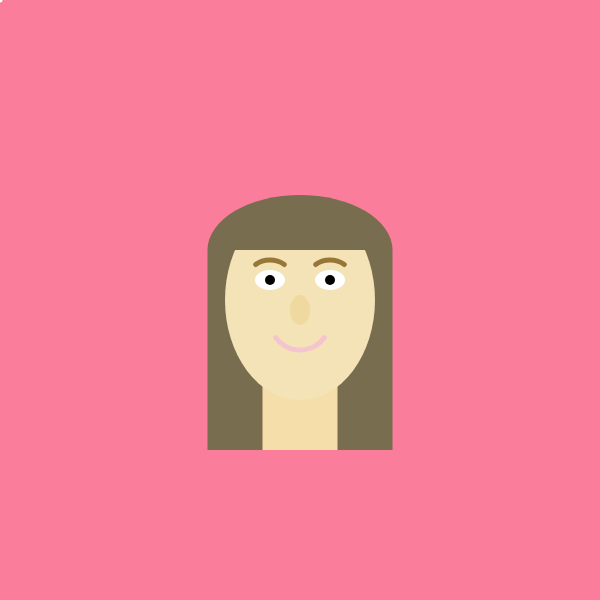
Frame 1 (no input)
Frame 60 (no input): identical to frame 1, image omitted
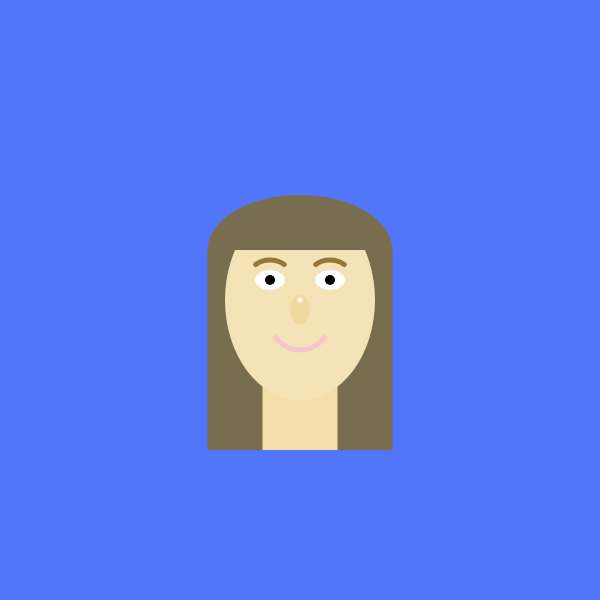
Frame 120 (the mouse pressed at the canvas centre since frame 60)

The p5.js sketch that drew these frames (run headless with seeded random() and noise() and a simulated clock; from frame 60 on, the mouse is pressed at the canvas centre):

// p5.js sketch
// ── sketch.js
headHeight = 200
headWidth = 150
centerX = 300
centerY = 300
eyeWidth = 30
eyeHeight = 20
eyeOffset = 30


function setup() {
  createCanvas(600, 600);

}

function draw() {

  background(0, 210, 255);

  if (mouseX < 100) {
    background('#fa7d9c');
  } else if (mouseX >= 100 && mouseX < 300) {
    background('#70fa85');
  } else if (mouseX >= 300) {
    background('#5276fa');
  } // color-changing conditional

  strokeWeight(0);
  hairBack()
  neck()
  head()
  eye()
  nose()
  mouth()
  eyebrow()
  hairFront();

  stroke(255);
  strokeWeight(5);
  line(pmouseX, pmouseY, mouseX, mouseY);
}

function mousePressed() {
  fill(random(255), random(255), random(255));
  ellipse(mouseX, mouseY, 50, 50);
  loop();
} // draw with mouse

function head() {
  fill('#f5e3b8');
  ellipse(centerX, centerY, headWidth, headHeight);
}

function neck() {
  fill('#f5dea9')
  rectMode(CENTER);
  rect(centerX, centerX + headHeight / 2, 75, 100);
}

function eye() {
  fill('#ffffff');
  ellipse(centerX - eyeOffset, centerY - 20, eyeWidth, eyeHeight);
  ellipse(centerX + eyeOffset, centerY - 20, eyeWidth, eyeHeight);
  fill('#000000');
  ellipse(centerX - eyeOffset, centerY - 20, eyeWidth / 3);
  ellipse(centerX + eyeOffset, centerY - 20, eyeWidth / 3)
}

function nose() {
  fill('#f0d99e')
  ellipse(centerX, centerY + 10, 20, 30)
}

function mouth() {
  stroke('#f5c4cf')
  strokeWeight(5);
  noFill();
  arc(centerX, centerY + 20, 60, 60, PI * 0.2, PI - PI * 0.2);
}

function eyebrow() {
  stroke('#967738')
  strokeWeight(5);
  noFill();
  arc(centerX - eyeOffset, centerY - 25, 40, 30, PI + PI * 0.2, 2 * PI - 0.2 * PI);
  arc(centerX + eyeOffset, centerY - 25, 40, 30, PI + PI * 0.2, 2 * PI - 0.2 * PI)
}

function hairFront() {
  strokeWeight(0);
  fill('#786e4f');
  arc(centerX, centerY - 50, headWidth + 35, 110, PI, TWO_PI, CHORD);
}

function hairBack() {
  fill('#786e4f');
  rectMode(CORNER);
  rect(centerX - (headWidth + 35) / 2, centerY - 50, headWidth + 35, 200);
}
// ── style.css
html,
body {
  margin: 10px;
  padding: 0;
  background-color: black;
  color: white;
}

canvas {
  display: block;
}

h1 {
  text-align: center;
  font-family: 'Press Start 2P', cursive;
}

p {
  font-size: 18px;
  text-align: center;
  font-family: 'Roboto Mono', monospace;
}
